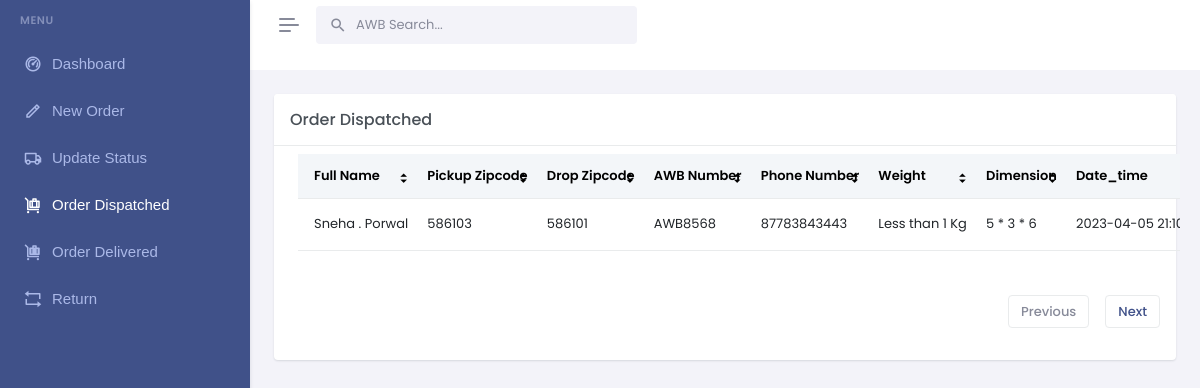
/order_dispatched.php, run on the app's committed database.
### tables this page shows
CREATE TABLE `project` (
  `id` int(11) NOT NULL,
  `awb` varchar(255) DEFAULT NULL,
  `f_name` varchar(255) DEFAULT NULL,
  `l_name` varchar(255) DEFAULT NULL,
  `email_id` varchar(255) DEFAULT NULL,
  `phone_number` varchar(255) DEFAULT NULL,
  `order_weight` varchar(255) DEFAULT NULL,
  `dimension` varchar(255) DEFAULT NULL,
  `pickup_zipcode` varchar(255) DEFAULT NULL,
  `drop_zipcode` varchar(255) DEFAULT NULL,
  `date_time_stamp` datetime DEFAULT NULL
);

### order_dispatched.php (the view, shortened to what this page needs)
<?php include_once('includes/db_connection.php'); ?>
<?php include_once('includes/header.php'); ?>
        <div class="app-menu navbar-menu">
<?php include_once('includes/sidebar.php'); ?>
            <div class="sidebar-background"></div>
        </div>
        <div class="main-content">
            <div class="page-content">
                <div class="container-fluid">
                    <div class="row">
                        <div class="col">
                            <div class="h-100">
                                <div class="row">
                        <div class="col-lg-12">
                            <div class="card">
                                <div class="card-header">
                                    <h4 class="card-title mb-0">Order Dispatched</h4>
                                </div>
                                <div class="card-body">
                                    <div class="listjs-table" id="customerList">
                                        <div class="row g-4 mb-3">
                                            <div class="col-sm-auto">
                                            </div>
                                        <div class="table-responsive table-card mt-3 mb-1">
                                            <table class="table align-middle table-nowrap" id="customerTable" aria-describedby="customerTableDesc">
                                                <thead class="table-light">
                                                    <tr>
                                                        <th class="sort" data-sort="customer_name">Full Name</th>
                                                        <th class="sort" data-sort="email">Pickup Zipcode</th>
                                                        <th class="sort" data-sort="phone">Drop Zipcode</th>
                                                        <th class="sort" data-sort="date">AWB Number</th>
                                                        <th class="sort" data-sort="status">Phone Number</th>
                                                        <th class="sort" data-sort="action">Weight</th>
                                                        <th class="sort" data-sort="action">Dimension</th>
                                                        <th class="sort" data-sort="action">Date_time</th>
                                                    </tr>
                                                </thead>
                                                <tbody class="list form-check-all">
                                                <?php
                                                        $orders=mysqli_query($con,"SELECT * FROM project ORDER BY date_time_stamp DESC");
                                                        while ($rows=mysqli_fetch_array($orders)) {
                                                        ?>
                                                    <tr>
                                                        <td class="customer_name"><?= $rows['f_name'];?> . <?= $rows['l_name'];?></td>
                                                        <td class="email"><?= $rows['pickup_zipcode'];?></td>
                                                        <td class="date"><?= $rows['drop_zipcode']; ?></td>
                                                        <td class="customer_name"><?= $rows['awb']; ?></td>
                                                        <td class="email"><?= $rows['phone_number'];?></td>
                                                        <td class="phone"><?= $rows['order_weight'];?></td>
                                                        <td class="date"><?= $rows['dimension'];?></td>
                                                        <td class="phone"><?= $rows['date_time_stamp'];?></td>
                                                    </tr>
                                                   <?php } ?>
                                                </tbody>
                                            </table>
                                        </div>
                                        <div class="d-flex justify-content-end">
                                            <div class="pagination-wrap hstack gap-2">
                                                <a class="page-item pagination-prev disabled" href="javascrpit:void(0)">
                                                    Previous
                                                </a>
                                                <a class="page-item pagination-next" href="javascrpit:void(0)">
                                                    Next
                                                </a>
                                            </div>
                                        </div>
                                    </div>
                                </div>
                            </div>
                        </div>
                    </div>
                            </div>
                        </div>
                    </div>
                </div>
            </div>
        </div>
    </div>
</body>
</html>

### data on the page
project: f_name "Sneha", l_name "Porwal", pickup_zipcode "586103", drop_zipcode "586101", awb "AWB8568", phone_number "87783843443", order_weight "Less than 1 Kg", dimension "5 * 3 * 6", date_time_stamp "2023-04-05…"
